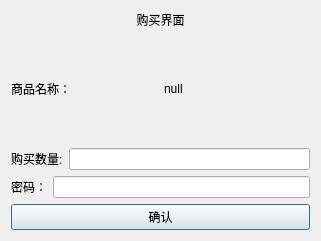
<?xml version="1.0" encoding="UTF-8"?>
<ui version="4.0">
 <class>buying_page</class>
 <widget class="QDialog" name="buying_page">
  <property name="geometry">
   <rect>
    <x>0</x>
    <y>0</y>
    <width>321</width>
    <height>241</height>
   </rect>
  </property>
  <property name="windowTitle">
   <string>Dialog</string>
  </property>
  <layout class="QVBoxLayout" name="verticalLayout">
   <item>
    <widget class="QLabel" name="label">
     <property name="sizePolicy">
      <sizepolicy hsizetype="Preferred" vsizetype="Fixed">
       <horstretch>0</horstretch>
       <verstretch>0</verstretch>
      </sizepolicy>
     </property>
     <property name="text">
      <string>购买界面</string>
     </property>
     <property name="alignment">
      <set>Qt::AlignCenter</set>
     </property>
    </widget>
   </item>
   <item>
    <layout class="QHBoxLayout" name="horizontalLayout">
     <item>
      <widget class="QLabel" name="label_3">
       <property name="text">
        <string>商品名称：</string>
       </property>
      </widget>
     </item>
     <item>
      <widget class="QLabel" name="lable_goodsname">
       <property name="text">
        <string>null</string>
       </property>
      </widget>
     </item>
    </layout>
   </item>
   <item>
    <layout class="QHBoxLayout" name="horizontalLayout_2">
     <item>
      <widget class="QLabel" name="label_2">
       <property name="text">
        <string>购买数量:</string>
       </property>
      </widget>
     </item>
     <item>
      <widget class="QLineEdit" name="line_number"/>
     </item>
    </layout>
   </item>
   <item>
    <layout class="QHBoxLayout" name="horizontalLayout_3">
     <item>
      <widget class="QLabel" name="label_5">
       <property name="text">
        <string>密码：</string>
       </property>
      </widget>
     </item>
     <item>
      <widget class="QLineEdit" name="line_password">
       <property name="echoMode">
        <enum>QLineEdit::Password</enum>
       </property>
      </widget>
     </item>
    </layout>
   </item>
   <item>
    <widget class="QPushButton" name="button_ok">
     <property name="text">
      <string>确认</string>
     </property>
    </widget>
   </item>
  </layout>
 </widget>
 <resources/>
 <connections/>
</ui>
